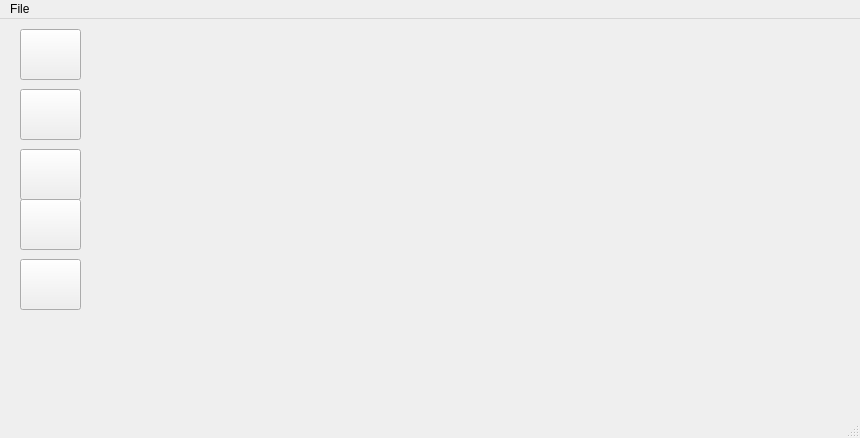
<?xml version="1.0" encoding="UTF-8"?>
<ui version="4.0">
 <class>MainWindow</class>
 <widget class="QMainWindow" name="MainWindow">
  <property name="geometry">
   <rect>
    <x>0</x>
    <y>0</y>
    <width>860</width>
    <height>438</height>
   </rect>
  </property>
  <property name="windowTitle">
   <string>svLumpedPM2</string>
  </property>
  <widget class="DesignArea" name="centralwidget">
   <widget class="QPushButton" name="Resistor">
    <property name="enabled">
     <bool>true</bool>
    </property>
    <property name="geometry">
     <rect>
      <x>20</x>
      <y>10</y>
      <width>61</width>
      <height>51</height>
     </rect>
    </property>
    <property name="toolTip">
     <string>Resistor</string>
    </property>
    <property name="statusTip">
     <string>Click to Create Resistor</string>
    </property>
    <property name="text">
     <string/>
    </property>
    <property name="icon">
     <iconset>
      <normaloff>Resistor.png</normaloff>Resistor.png</iconset>
    </property>
    <property name="iconSize">
     <size>
      <width>45</width>
      <height>50</height>
     </size>
    </property>
    <property name="checkable">
     <bool>true</bool>
    </property>
    <property name="checked">
     <bool>false</bool>
    </property>
   </widget>
   <widget class="QPushButton" name="Capacitor">
    <property name="geometry">
     <rect>
      <x>20</x>
      <y>70</y>
      <width>61</width>
      <height>51</height>
     </rect>
    </property>
    <property name="toolTip">
     <string>Capacitor</string>
    </property>
    <property name="statusTip">
     <string>Click to Create Capacitor</string>
    </property>
    <property name="text">
     <string/>
    </property>
    <property name="icon">
     <iconset>
      <normaloff>capacitor.png</normaloff>capacitor.png</iconset>
    </property>
    <property name="iconSize">
     <size>
      <width>50</width>
      <height>50</height>
     </size>
    </property>
   </widget>
   <widget class="QPushButton" name="Inductor">
    <property name="geometry">
     <rect>
      <x>20</x>
      <y>130</y>
      <width>61</width>
      <height>51</height>
     </rect>
    </property>
    <property name="toolTip">
     <string>Inductor</string>
    </property>
    <property name="statusTip">
     <string>Click to Create Inductor</string>
    </property>
    <property name="text">
     <string/>
    </property>
    <property name="icon">
     <iconset>
      <normaloff>Inductor.png</normaloff>Inductor.png</iconset>
    </property>
    <property name="iconSize">
     <size>
      <width>45</width>
      <height>45</height>
     </size>
    </property>
   </widget>
   <widget class="QPushButton" name="DCVoltageSource">
    <property name="geometry">
     <rect>
      <x>20</x>
      <y>180</y>
      <width>61</width>
      <height>51</height>
     </rect>
    </property>
    <property name="toolTip">
     <string>DC Voltage Source</string>
    </property>
    <property name="statusTip">
     <string>Click to Create DC Voltage Source</string>
    </property>
    <property name="text">
     <string/>
    </property>
    <property name="icon">
     <iconset>
      <normaloff>DCVoltageSource.png</normaloff>DCVoltageSource.png</iconset>
    </property>
    <property name="iconSize">
     <size>
      <width>50</width>
      <height>50</height>
     </size>
    </property>
   </widget>
   <widget class="QPushButton" name="Diode">
    <property name="geometry">
     <rect>
      <x>20</x>
      <y>240</y>
      <width>61</width>
      <height>51</height>
     </rect>
    </property>
    <property name="toolTip">
     <string>Diode</string>
    </property>
    <property name="statusTip">
     <string>Click to Create Diode</string>
    </property>
    <property name="text">
     <string/>
    </property>
    <property name="icon">
     <iconset>
      <normaloff>Diode.png</normaloff>Diode.png</iconset>
    </property>
    <property name="iconSize">
     <size>
      <width>45</width>
      <height>60</height>
     </size>
    </property>
   </widget>
  </widget>
  <widget class="QMenuBar" name="menubar">
   <property name="geometry">
    <rect>
     <x>0</x>
     <y>0</y>
     <width>860</width>
     <height>22</height>
    </rect>
   </property>
   <property name="defaultUp">
    <bool>false</bool>
   </property>
   <property name="nativeMenuBar">
    <bool>false</bool>
   </property>
   <widget class="QMenu" name="menuFIle">
    <property name="title">
     <string>File </string>
    </property>
    <addaction name="actionNew"/>
    <addaction name="actionOpen"/>
    <addaction name="separator"/>
    <addaction name="actionSave"/>
    <addaction name="separator"/>
    <addaction name="actionQuit"/>
   </widget>
   <addaction name="menuFIle"/>
  </widget>
  <widget class="QStatusBar" name="statusbar"/>
  <action name="actionNew">
   <property name="text">
    <string>New</string>
   </property>
  </action>
  <action name="actionOpen">
   <property name="text">
    <string>Open</string>
   </property>
  </action>
  <action name="actionSave">
   <property name="text">
    <string>Save</string>
   </property>
  </action>
  <action name="actionQuit">
   <property name="text">
    <string>Quit</string>
   </property>
  </action>
 </widget>
 <customwidgets>
  <customwidget>
   <class>DesignArea</class>
   <extends>QWidget</extends>
   <header>designarea.h</header>
   <container>1</container>
  </customwidget>
 </customwidgets>
 <resources/>
 <connections/>
</ui>
